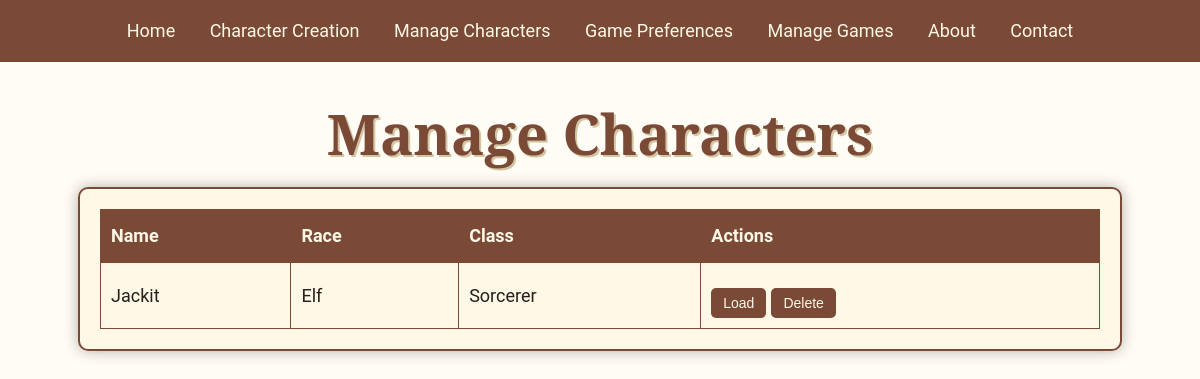
/manage_characters, run on an earlier commit of the app's database.
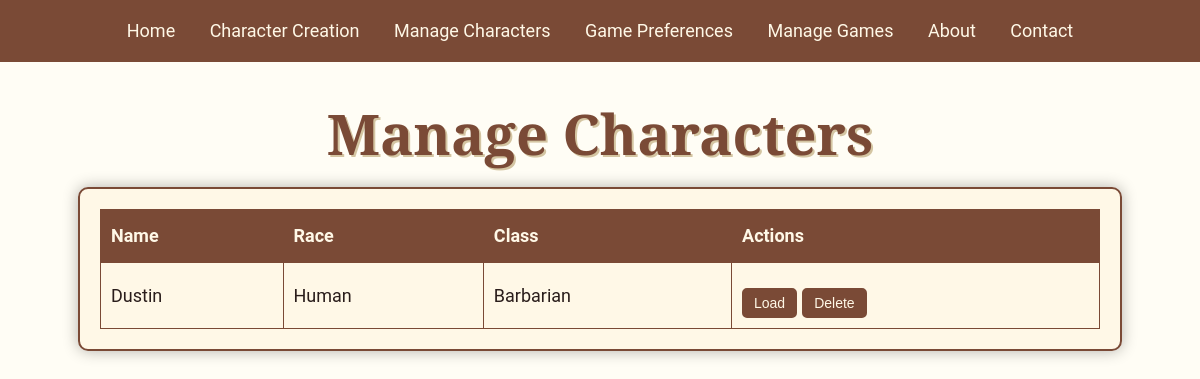
And on a later commit of the database.
### models/character_models.py (models this page shows, shortened)
class Character(db.Model):
    __tablename__ = "characters"
    id = db.Column(db.Integer, primary_key=True)
    name = db.Column(db.String, nullable=False)
    race_id = db.Column(db.Integer, db.ForeignKey("races.id"), nullable=True)
    background_id = db.Column(
        db.Integer, db.ForeignKey("backgrounds.id"), nullable=True
    )
    class_id = db.Column(
        db.Integer, db.ForeignKey("classes.id"), nullable=False
    )  # Direct relationship to Class
    alignment = db.Column(db.Enum(AlignmentEnum), nullable=True)
    level = db.Column(db.Integer, default=1)
    experience_points = db.Column(db.Integer, default=0)
    strength = db.Column(db.Integer, nullable=False)
    dexterity = db.Column(db.Integer, nullable=False)
    constitution = db.Column(db.Integer, nullable=False)
    intelligence = db.Column(db.Integer, nullable=False)
    wisdom = db.Column(db.Integer, nullable=False)
    charisma = db.Column(db.Integer, nullable=False)
    proficiency_bonus = db.Column(db.Integer, default=2)  # Increases with level
    max_hit_points = db.Column(db.Integer, nullable=False, default=10)
    current_hit_points = db.Column(db.Integer, nullable=False, default=10)
    temporary_hit_points = db.Column(db.Integer, default=0)
    armor_class = db.Column(db.Integer, nullable=False, default=10)
    initiative = db.Column(db.Integer, default=0)  # Typically Dex modifier
    speed = db.Column(db.Integer, nullable=False, default=30)  # Base walking speed
    death_saves_successes = db.Column(db.Integer, default=0)
    death_saves_failures = db.Column(db.Integer, default=0)
    race = db.relationship("Race", backref="characters")
    background = db.relationship("Background", backref="characters")
    character_class = db.relationship(
        "Class", backref="characters"
    )  # Direct single-class relationship
    inventory = db.relationship(
        "Item",
        secondary=character_inventory,
        lazy="subquery",
        backref=db.backref("owners", lazy=True),
    )
    feats = db.relationship(
        "Feat",
        secondary=character_feats,
        lazy="subquery",
        backref=db.backref("characters", lazy=True),
    )
    features = db.relationship(
        "Feature",
        secondary=character_features,
        lazy="subquery",
        backref=db.backref("characters", lazy=True),
    )
    spells = db.relationship("Spell", backref="character", lazy=True)
    languages = db.relationship(
        "Language",
        secondary=character_languages,
        lazy="subquery",
        backref=db.backref("characters", lazy=True),
    )
    conditions = db.relationship("CharacterCondition", backref="character", lazy=True)
    proficiencies = db.relationship("Proficiency", backref="character", lazy=True)
    strength_save = db.Column(db.Boolean, default=False)
    dexterity_save = db.Column(db.Boolean, default=False)
    constitution_save = db.Column(db.Boolean, default=False)
    intelligence_save = db.Column(db.Boolean, default=False)
    wisdom_save = db.Column(db.Boolean, default=False)
    charisma_save = db.Column(db.Boolean, default=False)

class Race(db.Model):
    __tablename__ = "races"
    id = db.Column(db.Integer, primary_key=True)
    name = db.Column(db.String, nullable=False, unique=True, index=True)
    ability_increases = db.Column(
        db.JSON
    )  # e.g., { 'dexterity': 2, 'intelligence': 1 }
    size = db.Column(db.String)  # Medium, Small, etc.
    speed = db.Column(db.Integer)
    darkvision = db.Column(db.Boolean, default=False)
    traits = db.Column(db.JSON)  # Racial traits
    subraces = db.relationship("Subrace", backref="race", lazy=True)
    features = db.relationship("Feature", backref="race", lazy=True)

class Class(db.Model):
    __tablename__ = "classes"
    id = db.Column(db.Integer, primary_key=True)
    name = db.Column(db.String, nullable=False, unique=True, index=True)
    hit_die = db.Column(db.Integer)  # d6, d8, etc.
    primary_ability = db.Column(db.String)  # Charisma, Intelligence, etc.
    saving_throw_proficiencies = db.Column(
        db.JSON
    )  # e.g., { 'strength': True, 'dexterity': False }
    proficiencies = db.Column(db.JSON)  # Weapons, armor, tools
    subclass_available = db.Column(db.Boolean, default=True)
    features = db.relationship("Feature", backref="class_", lazy=True)
    subclasses = db.relationship("Subclass", backref="class_", lazy=True)

### app.py (the view)
@app.route("/manage_characters")
def manage_characters():
    try:
        characters = Character.query.all()
        return render_template("manage_characters.html", characters=characters)
    except Exception as e:
        app.logger.error(f"{Fore.RED}Error managing characters: {e}{Style.RESET_ALL}")
        return jsonify(
            {"status": "error", "message": "Error managing characters."}
        ), 500

### templates/manage_characters.html (shortened to what this page needs)
<!DOCTYPE html>
<html lang="en">
<head>
    <link href="{{ url_for('static', filename='styles.css') }}" rel="stylesheet">
</head>
<body>
    {% include 'navbar.html' %}
    <h1>Manage Characters</h1>
    <div class="manage-characters-container">
        <table class="character-table">
            <thead>
                <tr>
                    <th>Name</th>
                    <th>Race</th>
                    <th>Class</th>
                    <th>Actions</th>
                </tr>
            </thead>
            <tbody>
                {% for character in characters %}
                <tr>
                    <td>{{ character.name }}</td>
                    <td>{{ character.race.name }}</td>
                    <td>{{ character.character_class.name }}</td>
                    <td>
                        <div class="button-container">
                            <button onclick="loadCharacter({{ character.id }})">Load</button>
                            <button onclick="deleteCharacter({{ character.id }})">Delete</button>
                        </div>
                    </td>
                </tr>
                {% endfor %}
            </tbody>
        </table>
    </div>
</body>
</html>

### templates/navbar.html
<nav class="navbar">
    <a href="/">Home</a>
    <a href="/character_creation">Character Creation</a>
    <a href="/manage_characters">Manage Characters</a>
    <a href="/game_preferences">Game Preferences</a>
    <a href="/manage_games">Manage Games</a>
    <a href="/about">About</a>
    <a href="/contact">Contact</a>
</nav>

### static/styles.css (style rules this page uses)
:root { --primary-color: #7a4a36; --secondary-color: #222222; --background-color: #fffdf5; --accent-color: #d4c5a2; --light-background-color: rgba(255, 248, 230, 0.9); --font-family: 'Roboto', sans-serif; --heading-font-family: 'Cinzel Decorative', serif; }
body { font-family: var(--font-family), serif; background-color: var(--background-color); background-image: url('https://www.transparenttextures.com/patterns/old-mathematics.png'); color: var(--secondary-color); font-size: 18px; font-weight: 400; margin: 0; padding: 0; line-height: 1.8; }
.navbar { background-color: var(--primary-color); padding: 15px; text-align: center; }
.navbar a { color: #fff8e7; text-decoration: none; margin: 0 15px; font-size: 18px; }
h1 { font-family: var(--heading-font-family), serif; text-align: center; color: var(--primary-color); font-size: 3.5rem; margin-bottom: 20px; line-height: 1.2; text-shadow: 2px 2px var(--accent-color); }
button { padding: 12px 25px; font-size: 18px; border: 2px solid var(--primary-color); border-radius: 5px; background-color: var(--primary-color); color: #fff8e7; cursor: pointer; transition: background-color 0.3s ease; }
.button-container { display: flex; align-items: center; gap: 10px; margin-top: 15px; }
.button-container button { margin: 0; }
.manage-characters-container { width: 100%; max-width: 1000px; padding: 20px; margin: 0 auto; border: 2px solid #7a4a36; border-radius: 10px; background-color: rgba(255, 248, 230, 0.9); box-shadow: 0 0 15px rgba(0, 0, 0, 0.3); }
.character-table { width: 100%; border-collapse: collapse; font-size: 18px; color: #2a1d1b; }
.character-table thead { background-color: #7a4a36; color: #fff8e7; }
.character-table th, .character-table td { padding: 10px; border: 1px solid #7a4a36; text-align: left; }
.character-table .button-container { display: flex; gap: 5px; }
.character-table .button-container button { padding: 5px 10px; font-size: 14px; }

What changed in the data, as far as the page shows it:
changed Character: name "Jackit" → "Dustin"; race.name "Elf" → "Human"; character_class.name "Sorcerer" → "Barbarian"
